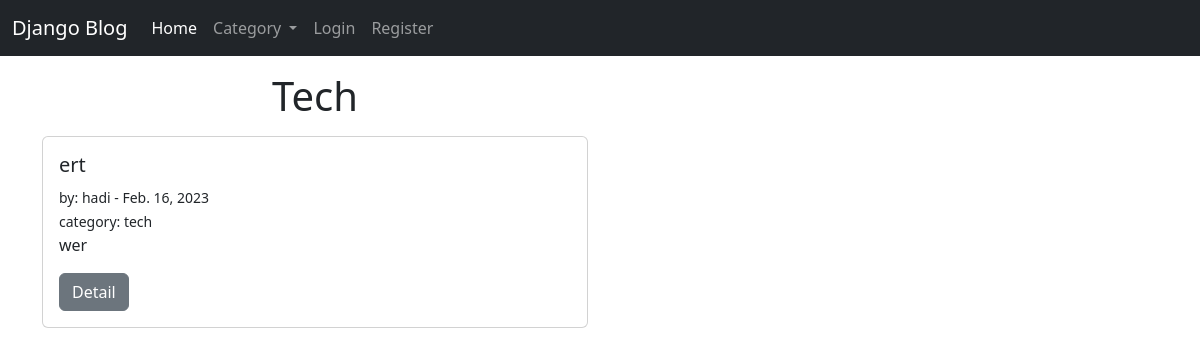
Screenshot of /category/tech/ with the database file from the repository.
### blog/models.py (models this page shows, shortened)
class Post(models.Model):
    title = models.CharField(max_length=255)
    author = models.ForeignKey(User, on_delete=models.CASCADE)
    image = models.ImageField(blank=True, null=True, upload_to='images/')
    body = RichTextField(blank=True, null=True)
    date = models.DateField(auto_now_add=True)
    category = models.CharField(max_length=255, default='coding')
    likes = models.ManyToManyField(User, related_name='blog_posts')

### blog/views.py (the view)
# urls.py: path('category/<str:cats>/', CategoryView, name='category'),
def CategoryView(request, cats):
    category_posts = Post.objects.filter(category=cats.replace('-', ' '))
    cat_menu = Category.objects.all()
    return render(request, 'categories.html', {'cats': cats.title().replace('-', ' '), 'category_posts':category_posts, 'cat_menu': cat_menu})

### blog/models.py (called while the page is built)
    def __str__(self):
        return self.name

### templates/categories.html (shortened to what this page needs)
{% extends 'base.html' %}
{% block content %}
<div class="row mt-3">
  <div class="col-md-6">
    <h1 class="text-center">{{cats}}</h1>
    {% for post in category_posts %}
    <div class="card mt-3" >
      <div class="card-body">
        <h5 class="card-title"> {{post.title}} </h5>
        <small>by: {{post.author}} - {{post.date}} </small><br>
        <small>category: {{post.category}}</small>
        <p class="card-text">{{post.body|slice:":50"}}</p>
        <a href="{% url 'detail' post.pk %}" class="btn btn-secondary">Detail</a>
    </div>
  </div>
    {%endfor%}
</div>
{% endblock content %}

### rows the page displays
Post: title "ert", author "hadi", date "Feb. 16, 2023", category "tech", body "wer"

### other values shown
{{ cats }} "Tech"
